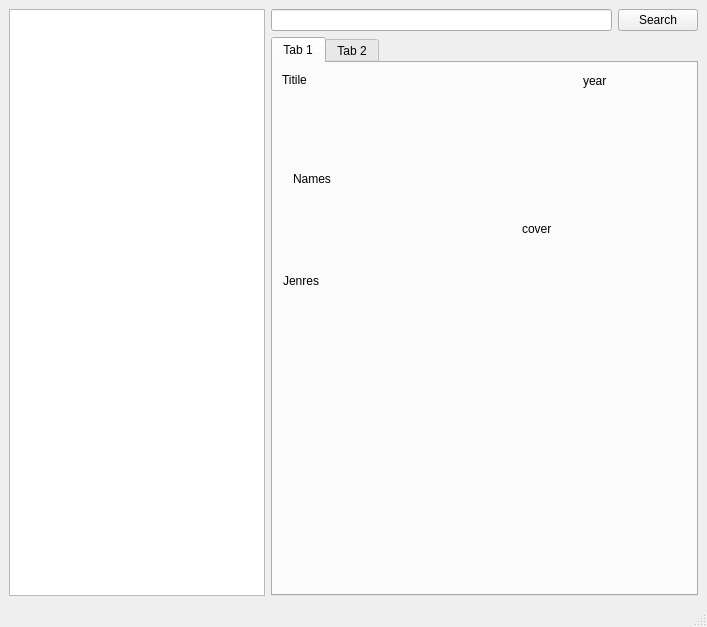
<?xml version="1.0" encoding="UTF-8"?>
<ui version="4.0">
 <class>MainWindow</class>
 <widget class="QMainWindow" name="MainWindow">
  <property name="geometry">
   <rect>
    <x>0</x>
    <y>0</y>
    <width>707</width>
    <height>627</height>
   </rect>
  </property>
  <property name="windowTitle">
   <string>MainWindow</string>
  </property>
  <widget class="QWidget" name="centralwidget">
   <layout class="QGridLayout" name="gridLayout">
    <item row="0" column="0" rowspan="2">
     <widget class="QListWidget" name="main_lw">
      <property name="sizePolicy">
       <sizepolicy hsizetype="Preferred" vsizetype="Expanding">
        <horstretch>0</horstretch>
        <verstretch>0</verstretch>
       </sizepolicy>
      </property>
     </widget>
    </item>
    <item row="0" column="1">
     <widget class="QLineEdit" name="le_search"/>
    </item>
    <item row="0" column="2">
     <widget class="QPushButton" name="pb_search">
      <property name="text">
       <string>Search</string>
      </property>
     </widget>
    </item>
    <item row="1" column="1" colspan="2">
     <widget class="QTabWidget" name="tabWidget">
      <property name="currentIndex">
       <number>0</number>
      </property>
      <widget class="QWidget" name="tab_3">
       <attribute name="title">
        <string>Tab 1</string>
       </attribute>
       <widget class="QLabel" name="lb_title">
        <property name="geometry">
         <rect>
          <x>9</x>
          <y>9</y>
          <width>241</width>
          <height>16</height>
         </rect>
        </property>
        <property name="sizePolicy">
         <sizepolicy hsizetype="Preferred" vsizetype="Fixed">
          <horstretch>0</horstretch>
          <verstretch>0</verstretch>
         </sizepolicy>
        </property>
        <property name="text">
         <string>Titile</string>
        </property>
       </widget>
       <widget class="QLabel" name="lb_cover">
        <property name="geometry">
         <rect>
          <x>249</x>
          <y>30</y>
          <width>161</width>
          <height>271</height>
         </rect>
        </property>
        <property name="sizePolicy">
         <sizepolicy hsizetype="Preferred" vsizetype="Preferred">
          <horstretch>0</horstretch>
          <verstretch>0</verstretch>
         </sizepolicy>
        </property>
        <property name="text">
         <string>cover</string>
        </property>
        <property name="scaledContents">
         <bool>true</bool>
        </property>
       </widget>
       <widget class="QLabel" name="label">
        <property name="geometry">
         <rect>
          <x>310</x>
          <y>10</y>
          <width>57</width>
          <height>16</height>
         </rect>
        </property>
        <property name="text">
         <string>year</string>
        </property>
       </widget>
       <widget class="QLabel" name="label_2">
        <property name="geometry">
         <rect>
          <x>20</x>
          <y>50</y>
          <width>161</width>
          <height>131</height>
         </rect>
        </property>
        <property name="text">
         <string>Names</string>
        </property>
       </widget>
       <widget class="QLabel" name="label_3">
        <property name="geometry">
         <rect>
          <x>10</x>
          <y>210</y>
          <width>57</width>
          <height>16</height>
         </rect>
        </property>
        <property name="text">
         <string>Jenres</string>
        </property>
       </widget>
      </widget>
      <widget class="QWidget" name="tab_4">
       <attribute name="title">
        <string>Tab 2</string>
       </attribute>
      </widget>
     </widget>
    </item>
   </layout>
  </widget>
  <widget class="QStatusBar" name="statusbar"/>
  <widget class="QMenuBar" name="menubar">
   <property name="geometry">
    <rect>
     <x>0</x>
     <y>0</y>
     <width>707</width>
     <height>26</height>
    </rect>
   </property>
  </widget>
 </widget>
 <resources/>
 <connections/>
</ui>
